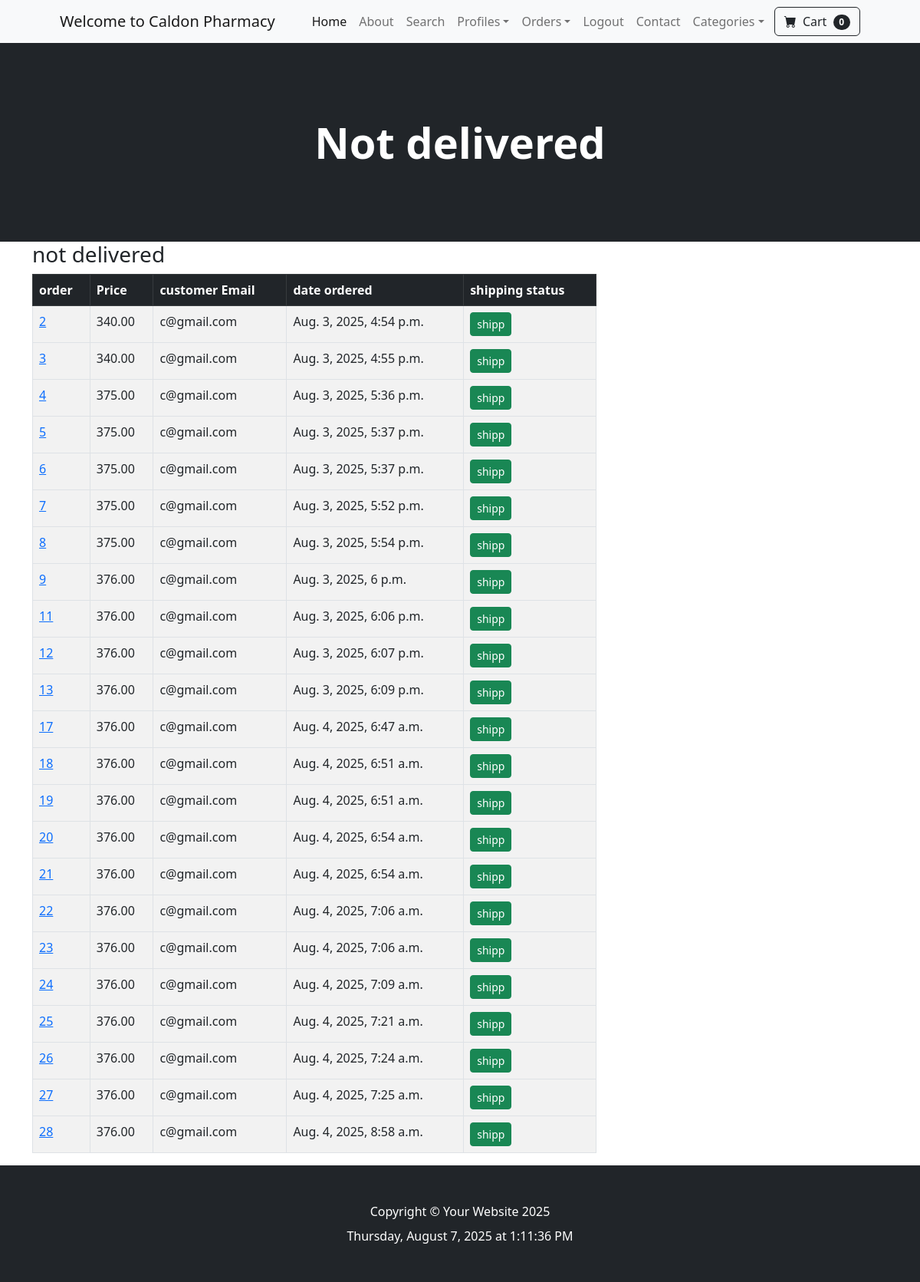
The app's page /payment/not_shipped (signed in) with its own data.
### payment/models.py (models this page shows, shortened)
class Order(models.Model):
    user = models.ForeignKey(
        User, on_delete=models.CASCADE, null=True, blank=True)
    full_name = models.CharField(max_length=250)
    email = models.EmailField(max_length=200)
    shipping_address = models.TextField(max_length=15000)
    amount_paid = models.DecimalField(max_digits=10, decimal_places=2)
    date_ordered = models.DateTimeField(auto_now_add=True)
    shipped = models.BooleanField(default=False)
    date_shipped = models.DateTimeField(blank=True, null=True)

### payment/views.py (the view, shortened to what this page needs)
# urls.py: path('not_shipped', views.not_shipped, name='not_shipped'),
def not_shipped(request):
    if request.user.is_authenticated and request.user.is_superuser:
        orders = Order.objects.filter(shipped=False)
        return render(request, "not_shipped.html", {'orders': orders})
    else:
        messages.success(request, "Access Denied")
        return redirect('home')

### cart/cart.py (called while the page is built)
    def __len__(self):
        return sum(self.cart.values())

### cart/context.py (called while the page is built)
def cart(request):
    return {'cart': Cart(request)}

### payment/templates/not_shipped.html (shortened to what this page needs)
{%extends 'base.html'%}
{% block content%}
<header class="bg-dark py-5">
    <div class="container px-4 px-lg-5 my-5">
        <div class="text-center text-white">
            <h1 class="display-4 fw-bolder">Not delivered</h1>
        </div>
    </div>
</header>
<div class="container">
    <div class="row ">
        <div class="col-md-8">
            <h3>not delivered</h3>
            <table class="table table-striped table-bordered table-hover">
                <thead class="table-dark">
                    <tr>
                        <th scope="col">order</th>
                        <th scope="col">Price</th>
                        <th scope="col">customer Email</th>
                        <th scope="col">date ordered</th>
                        <th scope="col">shipping status</th>
                    </tr>
                </thead>
                <tbody>
                    {% for item in orders %}
                    <tr>
                        <td><a href="{%url 'orders' item.id %}">{{item.id}}</a></td>
                        <td>{{item.amount_paid}}</td>
                        <td>{{item.email}}</td>
                        <td>{{item.date_ordered}}</td>
                        <td>
                            <form action="" method="POST">
                                <button type="submit" class="btn btn-success btn-sm">shipp</button>
                            </form>
                        </td>
                    <tr>
                        {% endfor %}
                </tbody>
            </table>
        </div>
    </div>
</div>
{% endblock %}

### records on screen
Order: id "2", amount_paid "340.00", email "c@gmail.com", date_ordered "Aug. 3, 2025, 4:54 p.m."
Order: id "3", amount_paid "340.00", email "c@gmail.com", date_ordered "Aug. 3, 2025, 4:55 p.m."
Order: id "4", amount_paid "375.00", email "c@gmail.com", date_ordered "Aug. 3, 2025, 5:36 p.m."
Order: id "5", amount_paid "375.00", email "c@gmail.com", date_ordered "Aug. 3, 2025, 5:37 p.m."
Order: id "6", amount_paid "375.00", email "c@gmail.com", date_ordered "Aug. 3, 2025, 5:37 p.m."
Order: id "7", amount_paid "375.00", email "c@gmail.com", date_ordered "Aug. 3, 2025, 5:52 p.m."
Order: id "8", amount_paid "375.00", email "c@gmail.com", date_ordered "Aug. 3, 2025, 5:54 p.m."
Order: id "9", amount_paid "376.00", email "c@gmail.com", date_ordered "Aug. 3, 2025, 6 p.m."
Order: id "11", amount_paid "376.00", email "c@gmail.com", date_ordered "Aug. 3, 2025, 6:06 p.m."
Order: id "12", amount_paid "376.00", email "c@gmail.com", date_ordered "Aug. 3, 2025, 6:07 p.m."
Order: id "13", amount_paid "376.00", email "c@gmail.com", date_ordered "Aug. 3, 2025, 6:09 p.m."
Order: id "17", amount_paid "376.00", email "c@gmail.com", date_ordered "Aug. 4, 2025, 6:47 a.m."
Order: id "18", amount_paid "376.00", email "c@gmail.com", date_ordered "Aug. 4, 2025, 6:51 a.m."
Order: id "19", amount_paid "376.00", email "c@gmail.com", date_ordered "Aug. 4, 2025, 6:51 a.m."
Order: id "20", amount_paid "376.00", email "c@gmail.com", date_ordered "Aug. 4, 2025, 6:54 a.m."
Order: id "21", amount_paid "376.00", email "c@gmail.com", date_ordered "Aug. 4, 2025, 6:54 a.m."
Order: id "22", amount_paid "376.00", email "c@gmail.com", date_ordered "Aug. 4, 2025, 7:06 a.m."
Order: id "23", amount_paid "376.00", email "c@gmail.com", date_ordered "Aug. 4, 2025, 7:06 a.m."
Order: id "24", amount_paid "376.00", email "c@gmail.com", date_ordered "Aug. 4, 2025, 7:09 a.m."
Order: id "25", amount_paid "376.00", email "c@gmail.com", date_ordered "Aug. 4, 2025, 7:21 a.m."
Order: id "26", amount_paid "376.00", email "c@gmail.com", date_ordered "Aug. 4, 2025, 7:24 a.m."
Order: id "27", amount_paid "376.00", email "c@gmail.com", date_ordered "Aug. 4, 2025, 7:25 a.m."
Order: id "28", amount_paid "376.00", email "c@gmail.com", date_ordered "Aug. 4, 2025, 8:58 a.m."

### other values on screen
{{ cart|length }} "0"
